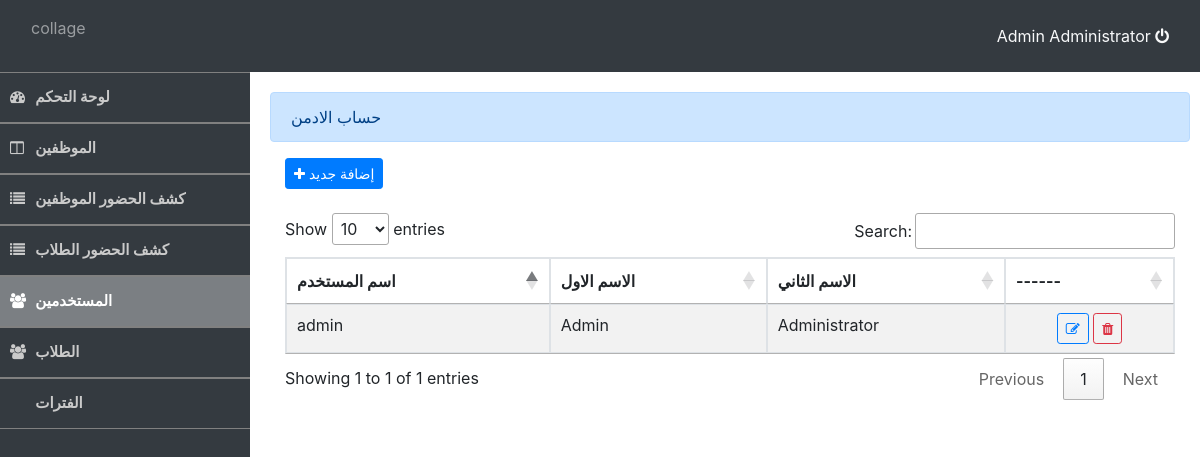
The page /admin/users.php (signed in) on the database its author committed.
### tables this page shows
CREATE TABLE `users` (
  `id` int(11) NOT NULL,
  `username` varchar(100) NOT NULL,
  `password` varchar(100) NOT NULL,
  `firstname` varchar(100) NOT NULL,
  `lastname` varchar(100) NOT NULL
);

### admin/auth.php (called while the page is built, shortened)
<?php
	require_once 'db_connect.php';
	$user_qry = $conn->query("SELECT * FROM users WHERE `id` = '".$_SESSION['login_id']."' ") or die(mysqli_error());
	$user = $user_qry->fetch_array();
	$user_name = $user['firstname']." ".$user['lastname'];
?>

### admin/users.php (the view, shortened to what this page needs)
<!DOCTYPE html>
<?php
	require_once 'auth.php';
?>
<html lang="eng">
	<head>
		<?php include 'header.php' ?>
	</head>
	<body>
		<?php include 'nav_bar.php' ?>
		<div class="container-fluid admin" >
			<div class="alert alert-primary">حساب الادمن</div>
			<div class="well col-lg-12">
				<button type="button" class="btn btn-primary btn-sm" id="new_user"><i class="fa fa-plus"></i> إضافة جديد </button>
				<br />
				<br />
				<table id="table" class="table table-bordered table-striped">
					<thead>
						<tr>
							<th>اسم المستخدم</th>
							<th>الاسم الاول</th>
							<th>الاسم الثاني</th>
							<th>------</th>
						</tr>
					</thead>
					<tbody>
					<?php
						$user_qry=$conn->query("SELECT * FROM users");
						while($row=$user_qry->fetch_array()){
					?>
						<tr>
							<td><?php echo $row['username']?></td>
							<td><?php echo $row['firstname']?></td>
							<td><?php echo htmlentities($row['lastname'])?></td>
							<td>
								<center>
								 <button class="btn btn-sm btn-outline-primary edit_user" data-id="<?php echo $row['id']?>" type="button"><i class="fa fa-edit"></i></button>
								<button class="btn btn-sm btn-outline-danger remove_user" data-id="<?php echo $row['id']?>" type="button"><i class="fa fa-trash"></i></button>
								</center>
							</td>
						</tr>
					<?php
						}
					?>
					</tbody>
				</table>
			<br />
			<br />
			<br />
			</div>
		</div>
	</body>
</html>

### admin/nav_bar.php (shortened to what this page needs)
	<nav class = "navbar navbar-header navbar-dark bg-dark">
	<div class = "container-fluid">
		<div class = "navbar-header">
			<p class = "navbar-text pull-right">collage</p>
		</div>
		<div class = "nav navbar-nav navbar-right">
			<a href="logout.php" class="text-light"><?php echo $user_name ?> <i class="fa fa-power-off"></i></a>
		</div>
	</div>
</nav>
<div id="sidebar" class="bg-dark">
	<div id="sidebar-field">
		<a href="home.php" class="sidebar-item">
				<div class="sidebar-icon"><i class="fa fa-dashboard"> </i></div>  لوحة التحكم
		</a>
	</div>
	<div id="sidebar-field">
		<a href="employee.php" class="sidebar-item">
				<div class="sidebar-icon"><i class="fa fa-columns"> </i></div>  الموظفين
		</a>
	</div>
	<div id="sidebar-field">
		<a href="attendance.php" class="sidebar-item">
				<div class="sidebar-icon"><i class="fa fa-list"> </i></div>  كشف الحضور الموظفين
		</a>
	</div>
	<div id="sidebar-field">
		<a href="attendance_std.php" class="sidebar-item">
				<div class="sidebar-icon"><i class="fa fa-list"> </i></div>  كشف الحضور الطلاب
		</a>
	</div>
	<div id="sidebar-field">
		<a href="users.php" class="sidebar-item">
				<div class="sidebar-icon"><i class="fa fa-users"> </i></div>  المستخدمين
		</a>
	</div>
	<div id="sidebar-field">
		<a href="student.php" class="sidebar-item">
				<div class="sidebar-icon"><i class="fa fa-users"> </i></div>  الطلاب
		</a>
	</div>
	<div id="sidebar-field">
		<a href="time.php" class="sidebar-item">
				<div class="sidebar-icon"><i class="fa fa-time"> </i></div>  الفترات
		</a>
	</div>
</div>

### assets/css/style.css (style rules this page uses)
body { height:100%; }
div#sidebar { width: 250px; height: 95.3%; position: absolute; }
#sidebar-field { border-top:1px solid gray; }
#sidebar .sidebar-item { position: relative; height: 50px; padding: 10px; display: inline-flex; font-size: 15px; align-items: center; border-bottom: 1px solid gray; width: 100%; color: #cacaca; font-weight: 700 }
#sidebar .sidebar-item:hover, #sidebar .sidebar-item.active { color:white; text-decoration: unset; background: #ffffff59 }
#sidebar .sidebar-item .sidebar-icon { width:11%; padding: auto; }
.container-fluid.admin { padding: 20px; width: 80%; max-width: inherit; margin-left: 250px }

### rows shown on the page
users: user_name "Admin Administrator", username "admin", firstname "Admin", lastname "Administrator"
